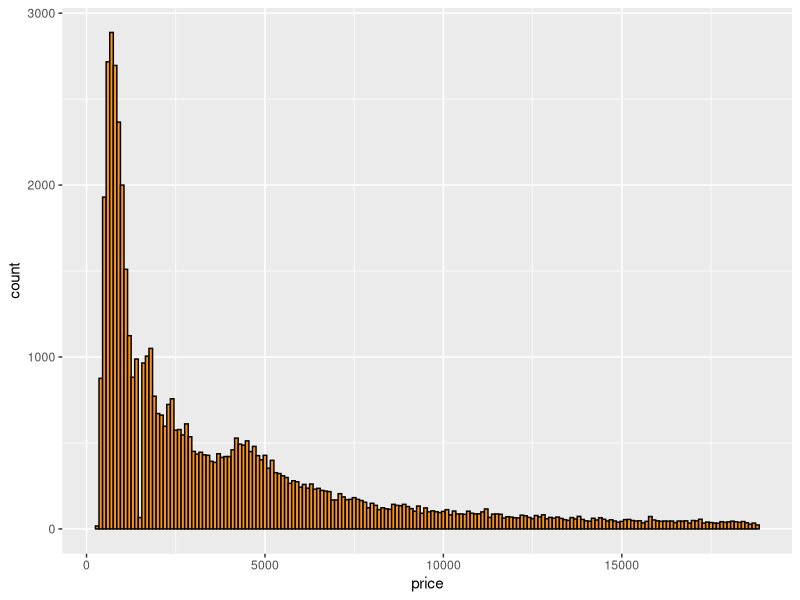
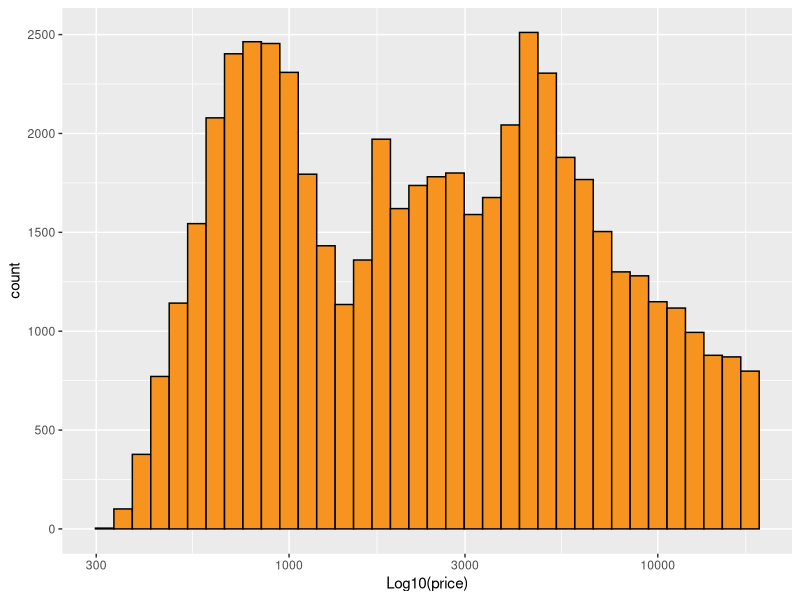

Reproduce these figures in R, in order.
## ---- chunk 1
library(ggplot2)
data(diamonds)
summary(diamonds)
## ---- chunk 2
?diamonds
## ---- chunk 3
library(ggthemes)
## ---- chunk 4
ggplot(aes(x = price), data = diamonds) + 
  geom_histogram(binwidth = 100,  color = 'black',fill = '#F79420')
## ---- chunk 5
ggplot(aes(x = price), data = diamonds) + 
  geom_histogram(binwidth = .05,  color = 'black',fill = '#F79420') + 
  scale_x_log10()+
  xlab('Log10(price)')
  
## ---- chunk 6
summary(diamonds$price)
## ---- chunk 7
nrow(subset(diamonds, diamonds$price < 500))
## ---- chunk 8
nrow(subset(diamonds, diamonds$price < 250))
## ---- chunk 9
nrow(subset(diamonds, diamonds$price >= 15000))
